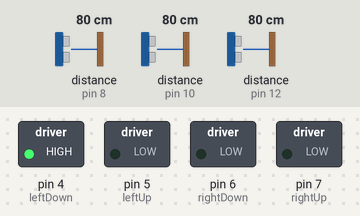
This sketch was run on a simulated Arduino Uno, built with avr-gcc and run on an emulated ATmega328P. On the bench: switched loads named in the sketch (green lamp = pin HIGH). Wiring (inferred from the names in the program): 3 × ultrasonic range finder: trigger pin 9, echo pin 8 / trigger pin 11, echo pin 10 / trigger pin 13, echo pin 12. The inputs (shaded band) are chosen by the test bench; at power-on: distance to the obstacle (sensors on pin 10, pin 12, pin 8) 80 cm. The echo pulse lasts 58.3 µs per cm; pins used as bus, display or sensor lines are not drawn.

Above: at 2.8 s.
2.9 s: distance to the obstacle (sensor on pin 10) set to 8 cm
11.5 s: distance to the obstacle (sensor on pin 10) set to 5 cm
14.2 s: distance to the obstacle (sensor on pin 12) set to 7 cm
17.2 s: distance to the obstacle (sensor on pin 12) set to 4 cm
At 19.4 s:
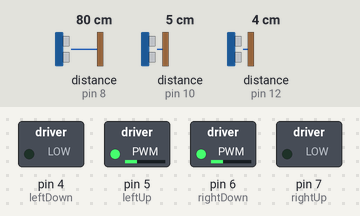
27.1 s: distance to the obstacle (sensor on pin 8) set to 2 cm
At 29.2 s:
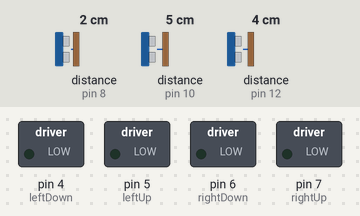
Timing chart, 0 to 39.6 s (numbered marks = the images above; inputs shaded):
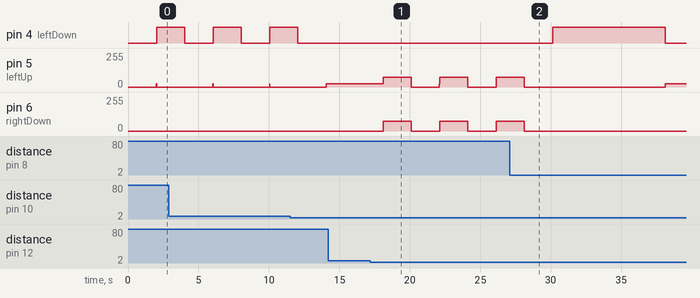

The sketch:

Maze_Solver2.0.ino
```cpp
const int trigPinF=13,echoPinF=12,trigPinR=11,echoPinR=10,trigPinL=9,echoPinL=8; //Ultrasonic Pins
const int rightUp=7,rightDown=6,leftUp=5,leftDown=4;                             //Motor Pins
int orientation=0;                                                                                           /* 0
                                                                                                             2     1

                                                                                                                3*/
int walldistance=5,walldistanceMin=3;
int initial=0,noOfPoint=0;
int pos[100][4];                              //1=persent not searched and 0 = searched
int back=0;
void setup() {
  pinMode(trigPinF,OUTPUT);
  pinMode(echoPinF,INPUT);
  pinMode(trigPinR,OUTPUT);
  pinMode(echoPinR,INPUT);
  pinMode(trigPinL,OUTPUT);
  pinMode(echoPinL,INPUT);
  pinMode(rightUp,OUTPUT);
  pinMode(rightDown,OUTPUT);
  pinMode(leftUp,OUTPUT);
  pinMode(leftDown,OUTPUT);

}

void loop() {
  delay(2000);   //for 2 seconds delay for intial movement
  forwards();
  if(distance(trigPinR,echoPinR)<walldistanceMin){
  analogWrite(rightUp,100);                   //rightwards movement
  digitalWrite(rightDown,LOW);
  analogWrite(leftUp,50);
  digitalWrite(leftDown,LOW);
  }
  if(distance(trigPinL,echoPinL)<walldistanceMin){
  analogWrite(rightUp,50);                   //leftwards movement
  digitalWrite(rightDown,LOW);
  analogWrite(leftUp,100);
  digitalWrite(leftDown,LOW);

  }
  forwards();
  if(back==1){
    backwardAlgo();
    }
  else{
  long distanceF=distance(trigPinF,echoPinF);
  long distanceR=distance(trigPinR,echoPinR);
  long distanceL=distance(trigPinL,echoPinL);
  if(distanceF>walldistance && distanceR>walldistance && distanceL>walldistance) allClear();
  else if (distanceF<walldistance && distanceR>walldistance && distanceL>walldistance) exceptForward();
  else if (distanceF>walldistance && distanceR>walldistance && distanceL<walldistance) exceptLeft();
  else if(distanceF>walldistance && distanceR<walldistance && distanceL>walldistance) exceptRight();
  else if(distanceF<walldistance && distanceR>walldistance && distanceL<walldistance)  onlyRight();
  else if (distanceF<walldistance && distanceR<walldistance && distanceL>walldistance) onlyLeft();
  else if (distanceF<walldistance && distanceR<walldistance && distanceL<walldistance) backMove();
  }
  }


//The Distance function
long distance(int trigPin,int echoPin)
{// Clears the trigPin
digitalWrite(trigPin, LOW);
delayMicroseconds(2);
digitalWrite(trigPin, HIGH);
delayMicroseconds(10);
digitalWrite(trigPin, LOW);
long duration = pulseIn(echoPin, HIGH);
long distance= duration*0.034/2;
return distance;
}


void allClear(){                                //in this case all three sides are free
  noOfPoint++;
 switch(orientation){
  case 0: {pos[noOfPoint][0]=1;
          pos[noOfPoint][1]=0;
          pos[noOfPoint][2]=1;
          pos[noOfPoint][3]=0;}break;
  case 1:{pos[noOfPoint][0]=1;
          pos[noOfPoint][1]=1;
          pos[noOfPoint][2]=0;
          pos[noOfPoint][3]=0;}break;
  case 2:{pos[noOfPoint][0]=0;
          pos[noOfPoint][1]=0;
          pos[noOfPoint][2]=1;
          pos[noOfPoint][3]=1;}break;
  case 3:{pos[noOfPoint][0]=0;
          pos[noOfPoint][1]=1;
          pos[noOfPoint][2]=0;
          pos[noOfPoint][3]=1;}break;
 }
  rightwards();
  if(orientation==3) orientation=0;                     //this is orientation designator
  else orientation++;
  }

void exceptForward(){
 noOfPoint++;
 switch(orientation){
  case 0: {pos[noOfPoint][0]=0;
          pos[noOfPoint][1]=0;
          pos[noOfPoint][2]=1;
          pos[noOfPoint][3]=0;}break;
  case 1:{pos[noOfPoint][0]=1;
          pos[noOfPoint][1]=0;
          pos[noOfPoint][2]=0;
          pos[noOfPoint][3]=0;}break;
  case 2:{pos[noOfPoint][0]=0;
          pos[noOfPoint][1]=0;
          pos[noOfPoint][2]=0;
          pos[noOfPoint][3]=1;}break;
  case 3:{pos[noOfPoint][0]=0;
          pos[noOfPoint][1]=1;
          pos[noOfPoint][2]=0;
          pos[noOfPoint][3]=0;}break;
      }
  rightwards();
  if(orientation==3) orientation=0;                     //this is orientation designator
  else orientation++;
}

void exceptLeft(){
  noOfPoint++;
  switch(orientation){
  case 0: {pos[noOfPoint][0]=1;
          pos[noOfPoint][1]=0;
          pos[noOfPoint][2]=0;
          pos[noOfPoint][3]=0;}break;
  case 1:{pos[noOfPoint][0]=0;
          pos[noOfPoint][1]=1;
          pos[noOfPoint][2]=0;
          pos[noOfPoint][3]=0;}break;
  case 2:{pos[noOfPoint][0]=0;
          pos[noOfPoint][1]=0;
          pos[noOfPoint][2]=2;
          pos[noOfPoint][3]=0;}break;
  case 3:{pos[noOfPoint][0]=0;
          pos[noOfPoint][1]=0;
          pos[noOfPoint][2]=0;
          pos[noOfPoint][3]=3;}break;
      }
  rightwards();
  if(orientation==3) orientation=0;                     //this is orientation designator
  else orientation++;
 }

 void exceptRight(){
  noOfPoint++;
  switch(orientation){
  case 0: {pos[noOfPoint][0]=0;
          pos[noOfPoint][1]=0;
          pos[noOfPoint][2]=1;
          pos[noOfPoint][3]=0;}break;
  case 1:{pos[noOfPoint][0]=1;
          pos[noOfPoint][1]=0;
          pos[noOfPoint][2]=0;
          pos[noOfPoint][3]=0;}break;
  case 2:{pos[noOfPoint][0]=0;
          pos[noOfPoint][1]=0;
          pos[noOfPoint][2]=0;
          pos[noOfPoint][3]=1;}break;
  case 3:{pos[noOfPoint][0]=0;
          pos[noOfPoint][1]=1;
          pos[noOfPoint][2]=0;
          pos[noOfPoint][3]=0;}break;
      }
  forwards();
  if(orientation==3) orientation=0;                     //this is orientation designator
  else orientation++;
 }

void onlyRight(){
  rightwards();
  if(orientation==3) orientation=0;                     //this is orientation designator
  else orientation++;
 }


void onlyLeft(){
  leftwards();
  if(orientation==3) orientation=0;                     //this is orientation designator
  else orientation--;
 }

void backMove(){
   back=1;
  switch(orientation){
    case 0: orientation=3; break;
    case 1: orientation=2; break;
    case 2:orientation=1; break;
    case 3:orientation=0; break;
    }
  backwards();
  forwards();
   }

void backwardAlgo(){                                                  //this is for backward direction
  int f,r,l,b;
  pos[noOfPoint][0]=f;
  pos[noOfPoint][1]=r;
  pos[noOfPoint][2]=l;
  pos[noOfPoint][3]=b;
  switch(orientation){
    case 0: if(f==1&&r==1&&l==1){
             rightwards();
             pos[noOfPoint][1]=0;
             }
             else if(f==0&&r==1&&l==1){
              rightwards();
              pos[noOfPoint][1]=0;
             }
             else if(f==1&&r==0&&l==1){
              forwards();
              pos[noOfPoint][0]=0;
             }
             else if(f==1&&r==1&&l==0){
              forwards();
              pos[noOfPoint][0]=0;
             }
             else if(f==1&&r==0&&l==0){
              forwards();
              pos[noOfPoint][0]=0;
             }
             else if(f==0&&r==1&&l==0){
              rightwards();
              pos[noOfPoint][1]=0;
              }
             else if(f==0&&r==0&&l==1){
              leftwards();
              pos[noOfPoint][2]=0;
             }
             break;
     case 1: if(f==1&&r==1&&b==1){
             rightwards();
             pos[noOfPoint][3]=0;
             }
             else if(f==0&&r==1&&b==1){
              rightwards();
              pos[noOfPoint][3]=0;
             }
             else if(f==1&&r==0&&b==1){
              rightwards();
              pos[noOfPoint][3]=0;
             }
             else if(f==1&&r==1&&b==0){
              forwards();
              pos[noOfPoint][1]=0;
             }
             else if(f==1&&r==0&&b==0){
              leftwards();
              pos[noOfPoint][0]=0;
             }
             else if(f==0&&r==1&&b==0){
              forwards();
              pos[noOfPoint][1]=0;
              }
             else if(f==0&&r==0&&b==1){
              rightwards();
              pos[noOfPoint][3]=0;
             }
             break;
     case 2: if(f==1&&l==1&&b==1){
             rightwards();
             pos[noOfPoint][0]=0;
             }
             else if(f==0&&l==1&&b==1){
              forwards();
              pos[noOfPoint][2]=0;
             }
             else if(f==1&&l==0&&b==1){
              rightwards();
              pos[noOfPoint][0]=0;
             }
             else if(f==1&&l==1&&b==0){
              rightwards();
              pos[noOfPoint][0]=0;
             }
             else if(f==1&&l==0&&b==0){
              rightwards();
              pos[noOfPoint][0]=0;
             }
             else if(f==0&&l==1&&b==0){
              forwards();
              pos[noOfPoint][2]=0;
              }
             else if(f==0&&l==0&&b==1){
              leftwards();
              pos[noOfPoint][3]=0;
             }
             break;
    case 3: if(r==1&&l==1&&b==1){
             rightwards();
             pos[noOfPoint][2]=0;
             }
             else if(r==0&&l==1&&b==1){
              rightwards();
              pos[noOfPoint][2]=0;
             }
             else if(r==1&&l==0&&b==1){
              forwards();
              pos[noOfPoint][3]=0;
             }
             else if(r==1&&l==1&&b==0){
              rightwards();
              pos[noOfPoint][2]=0;
             }
             else if(r==1&&l==0&&b==0){
              leftwards();
              pos[noOfPoint][1]=0;
             }
             else if(r==0&&l==1&&b==0){
              rightwards();
              pos[noOfPoint][2]=0;
              }
             else if(r==0&&l==0&&b==1){
              forwards();
              pos[noOfPoint][3]=0;
             }
             break;
       }

  }


 //All Movement
 void rightwards()
 {
  analogWrite(rightUp,75);                   //rightwards movement till delay
  analogWrite(rightDown,LOW);
  analogWrite(leftUp,LOW);
  digitalWrite(leftDown,75);
  delay(2000);
  digitalWrite(rightUp,LOW);
  digitalWrite(rightDown,LOW);
  digitalWrite(leftUp,LOW);
  digitalWrite(leftDown,LOW);
 }
 void forwards()
{
    analogWrite(rightUp,75);
  analogWrite(rightDown,LOW);
  analogWrite(leftUp,25);
  digitalWrite(leftDown,LOW);
}
void leftwards(){
  analogWrite(rightUp,LOW);                //leftwards
  analogWrite(rightDown,75);
  analogWrite(leftUp,75);
  analogWrite(leftDown,LOW);
  delay(2000);
  digitalWrite(rightUp,LOW);
  digitalWrite(rightDown,LOW);
  digitalWrite(leftUp,LOW);
  digitalWrite(leftDown,LOW);

}

void backwards()
 {
 analogWrite(rightUp,75);                   //rightwards movement till delay
  analogWrite(rightDown,LOW);
  analogWrite(leftUp,LOW);
  digitalWrite(leftDown,75);
  delay(8000);
  digitalWrite(rightUp,LOW);
  digitalWrite(rightDown,LOW);
  digitalWrite(leftUp,LOW);
  digitalWrite(leftDown,LOW);
 }
```

Measured:
- the behaviour switches between 6 and 5 cm on distance to the obstacle (sensor on pin 12) (found by bisection; images 0 and 1)
- after the input at 14.2 s, every drawn part: stays the same
- after the input at 17.2 s, pin 5 (leftUp), pin 6 (rightDown): alternates 75/255 for 2.0 s and 0/255 for 2.0 s, starting after 0.90 s
- after the input at 27.1 s, pin 4 (leftDown): LOW → HIGH after 3.0 s, → LOW 8.0 s later; pin 6 (rightDown): goes on until 28.1 s, then stays 0/255
- by itself, pin 4 (leftDown): alternates HIGH for 2.0 s and LOW for 2.0 s
- by itself, pin 5 (leftUp): alternates 25/255 for 0.02 s and 0/255 for 4.0 s
